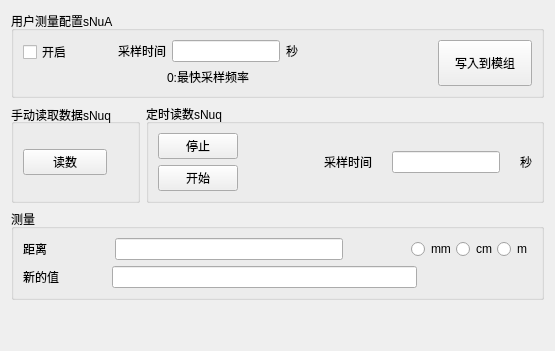
              <widget class="QWidget" name="tab_userautomeasure">
               <attribute name="title">
                <string>自动测量配置(含用户配置常数)</string>
               </attribute>
               <layout class="QVBoxLayout" name="verticalLayout_77">
                <item>
                 <layout class="QVBoxLayout" name="verticalLayout_76">
                  <item>
                   <layout class="QVBoxLayout" name="verticalLayout_25">
                    <item>
                     <widget class="QGroupBox" name="groupBox_17">
                      <property name="sizePolicy">
                       <sizepolicy hsizetype="Expanding" vsizetype="Expanding">
                        <horstretch>0</horstretch>
                        <verstretch>0</verstretch>
                       </sizepolicy>
                      </property>
                      <property name="title">
                       <string>用户测量配置sNuA</string>
                      </property>
                      <layout class="QHBoxLayout" name="horizontalLayout_46">
                       <item>
                        <layout class="QVBoxLayout" name="verticalLayout_10">
                         <item>
                          <widget class="QCheckBox" name="user_automeasure_open">
                           <property name="text">
                            <string>开启</string>
                           </property>
                          </widget>
                         </item>
                         <item>
                          <widget class="QLabel" name="label_5">
                           <property name="text">
                            <string/>
                           </property>
                          </widget>
                         </item>
                        </layout>
                       </item>
                       <item>
                        <layout class="QVBoxLayout" name="verticalLayout_27">
                         <item>
                          <layout class="QHBoxLayout" name="horizontalLayout_47">
                           <item>
                            <spacer name="horizontalSpacer_17">
                             <property name="orientation">
                              <enum>Qt::Horizontal</enum>
                             </property>
                             <property name="sizeHint" stdset="0">
                              <size>
                               <width>40</width>
                               <height>20</height>
                              </size>
                             </property>
                            </spacer>
                           </item>
                           <item>
                            <widget class="QLabel" name="label_31">
                             <property name="text">
                              <string>采样时间</string>
                             </property>
                            </widget>
                           </item>
                           <item>
                            <widget class="QLineEdit" name="user_automeasure_edit"/>
                           </item>
                           <item>
                            <widget class="QLabel" name="label_32">
                             <property name="text">
                              <string>秒</string>
                             </property>
                            </widget>
                           </item>
                           <item>
                            <spacer name="horizontalSpacer_19">
                             <property name="orientation">
                              <enum>Qt::Horizontal</enum>
                             </property>
                             <property name="sizeHint" stdset="0">
                              <size>
                               <width>40</width>
                               <height>20</height>
                              </size>
                             </property>
                            </spacer>
                           </item>
                          </layout>
                         </item>
                         <item>
                          <widget class="QLabel" name="label_33">
                           <property name="text">
                            <string>0:最快采样频率</string>
                           </property>
                           <property name="alignment">
                            <set>Qt::AlignCenter</set>
                           </property>
                          </widget>
                         </item>
                        </layout>
                       </item>
                       <item>
                        <spacer name="horizontalSpacer_18">
                         <property name="orientation">
                          <enum>Qt::Horizontal</enum>
                         </property>
                         <property name="sizeHint" stdset="0">
                          <size>
                           <width>15</width>
                           <height>20</height>
                          </size>
                         </property>
                        </spacer>
                       </item>
                       <item>
                        <widget class="QPushButton" name="user_automeasure_writemodule">
                         <property name="sizePolicy">
                          <sizepolicy hsizetype="Expanding" vsizetype="Expanding">
                           <horstretch>0</horstretch>
                           <verstretch>0</verstretch>
                          </sizepolicy>
                         </property>
                         <property name="text">
                          <string>写入到模组</string>
                         </property>
                        </widget>
                       </item>
                      </layout>
                     </widget>
                    </item>
                    <item>
                     <layout class="QHBoxLayout" name="horizontalLayout_48">
                      <property name="sizeConstraint">
                       <enum>QLayout::SetMinimumSize</enum>
                      </property>
                      <item>
                       <widget class="QGroupBox" name="groupBox_18">
                        <property name="title">
                         <string>手动读取数据sNuq</string>
                        </property>
                        <property name="alignment">
                         <set>Qt::AlignLeading|Qt::AlignLeft|Qt::AlignVCenter</set>
                        </property>
                        <layout class="QVBoxLayout" name="verticalLayout_28">
                         <property name="rightMargin">
                          <number>30</number>
                         </property>
                         <item>
                          <widget class="QPushButton" name="user_manualreading_button">
                           <property name="layoutDirection">
                            <enum>Qt::LeftToRight</enum>
                           </property>
                           <property name="text">
                            <string>读数</string>
                           </property>
                          </widget>
                         </item>
                        </layout>
                       </widget>
                      </item>
                      <item>
                       <widget class="QGroupBox" name="groupBox_19">
                        <property name="title">
                         <string>定时读数sNuq</string>
                        </property>
                        <layout class="QHBoxLayout" name="horizontalLayout_49" stretch="0">
                         <item>
                          <layout class="QHBoxLayout" name="horizontalLayout_50">
                           <item>
                            <layout class="QVBoxLayout" name="verticalLayout_29">
                             <item>
                              <widget class="QPushButton" name="user_timedreading_stop_button">
                               <property name="sizePolicy">
                                <sizepolicy hsizetype="Expanding" vsizetype="Fixed">
                                 <horstretch>0</horstretch>
                                 <verstretch>0</verstretch>
                                </sizepolicy>
                               </property>
                               <property name="text">
                                <string>停止</string>
                               </property>
                              </widget>
                             </item>
                             <item>
                              <widget class="QPushButton" name="user_timedreading_start_button">
                               <property name="sizePolicy">
                                <sizepolicy hsizetype="Expanding" vsizetype="Fixed">
                                 <horstretch>0</horstretch>
                                 <verstretch>0</verstretch>
                                </sizepolicy>
                               </property>
                               <property name="text">
                                <string>开始</string>
                               </property>
                              </widget>
                             </item>
                            </layout>
                           </item>
                           <item>
                            <spacer name="horizontalSpacer_20">
                             <property name="orientation">
                              <enum>Qt::Horizontal</enum>
                             </property>
                             <property name="sizeHint" stdset="0">
                              <size>
                               <width>80</width>
                               <height>20</height>
                              </size>
                             </property>
                            </spacer>
                           </item>
                           <item>
                            <layout class="QHBoxLayout" name="horizontalLayout_51">
                             <property name="spacing">
                              <number>20</number>
                             </property>
                             <item>
                              <widget class="QLabel" name="label_34">
                               <property name="text">
                                <string>采样时间</string>
                               </property>
                              </widget>
                             </item>
                             <item>
                              <widget class="QLineEdit" name="user_timedreading_edit"/>
                             </item>
                             <item>
                              <widget class="QLabel" name="label_35">
                               <property name="text">
                                <string>秒</string>
                               </property>
                              </widget>
                             </item>
                            </layout>
                           </item>
                          </layout>
                         </item>
                        </layout>
                       </widget>
                      </item>
                     </layout>
                    </item>
                    <item>
                     <widget class="QGroupBox" name="groupBox_20">
                      <property name="title">
                       <string>测量</string>
                      </property>
                      <layout class="QVBoxLayout" name="verticalLayout_30">
                       <item>
                        <layout class="QHBoxLayout" name="horizontalLayout_52">
                         <property name="spacing">
                          <number>68</number>
                         </property>
                         <item>
                          <widget class="QLabel" name="label_36">
                           <property name="text">
                            <string>距离</string>
                           </property>
                          </widget>
                         </item>
                         <item>
                          <widget class="QLineEdit" name="user_automeasure_distance_edit"/>
                         </item>
                         <item>
                          <layout class="QHBoxLayout" name="horizontalLayout_53">
                           <property name="spacing">
                            <number>0</number>
                           </property>
                           <item>
                            <widget class="QRadioButton" name="user_automeasure_distance_mm">
                             <property name="text">
                              <string>mm</string>
                             </property>
                            </widget>
                           </item>
                           <item>
                            <widget class="QRadioButton" name="user_automeasure_distance_cm">
                             <property name="text">
                              <string>cm</string>
                             </property>
                            </widget>
                           </item>
                           <item>
                            <widget class="QRadioButton" name="user_automeasure_distance_m">
                             <property name="text">
                              <string>m</string>
                             </property>
                            </widget>
                           </item>
                          </layout>
                         </item>
                        </layout>
                       </item>
                       <item>
                        <layout class="QHBoxLayout" name="horizontalLayout_54">
                         <property name="spacing">
                          <number>53</number>
                         </property>
                         <property name="rightMargin">
                          <number>115</number>
                         </property>
                         <item>
                          <widget class="QLabel" name="label_37">
                           <property name="text">
                            <string>新的值</string>
                           </property>
                          </widget>
                         </item>
                         <item>
                          <widget class="QLineEdit" name="user_automeasure_newvalue_edit"/>
                         </item>
                        </layout>
                       </item>
                      </layout>
                     </widget>
                    </item>
                   </layout>
                  </item>
                  <item>
                   <spacer name="verticalSpacer_9">
                    <property name="orientation">
                     <enum>Qt::Vertical</enum>
                    </property>
                    <property name="sizeHint" stdset="0">
                     <size>
                      <width>20</width>
                      <height>40</height>
                     </size>
                    </property>
                   </spacer>
                  </item>
                 </layout>
                </item>
               </layout>
              </widget>
